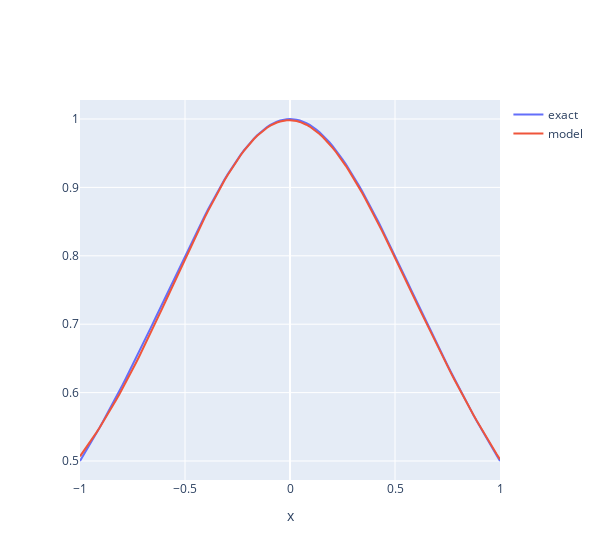

Notebook code cell kept with this figure:
### Code cell
y_pred = np.array( model.predict(X_test) ).flatten()
fig = go.Figure()
fig.add_trace(go.Scatter(x=X_test, y=y_test, name='exact'))
fig.add_trace(go.Scatter(x=X_test, y=y_pred, name='model'))
fig.update_layout(width=600, xaxis_title='x')
fig.show()

### Figure 1 — Plotly figure (JSON) as saved in the notebook; plotly's stock layout.template omitted (floating-point values rounded to 4 significant figures; data arrays with more than 128 entries replaced by an {"elided": "..."} marker saying what was removed)
{"data": [{"name": "exact", "type": "scatter", "x": {"elided": "129 float values"}, "y": {"elided": "129 float values"}}, {"name": "model", "type": "scatter", "x": {"elided": "129 float values"}, "y": {"elided": "129 float values"}}], "layout": {"width": 600, "xaxis": {"title": {"text": "x"}}}}
